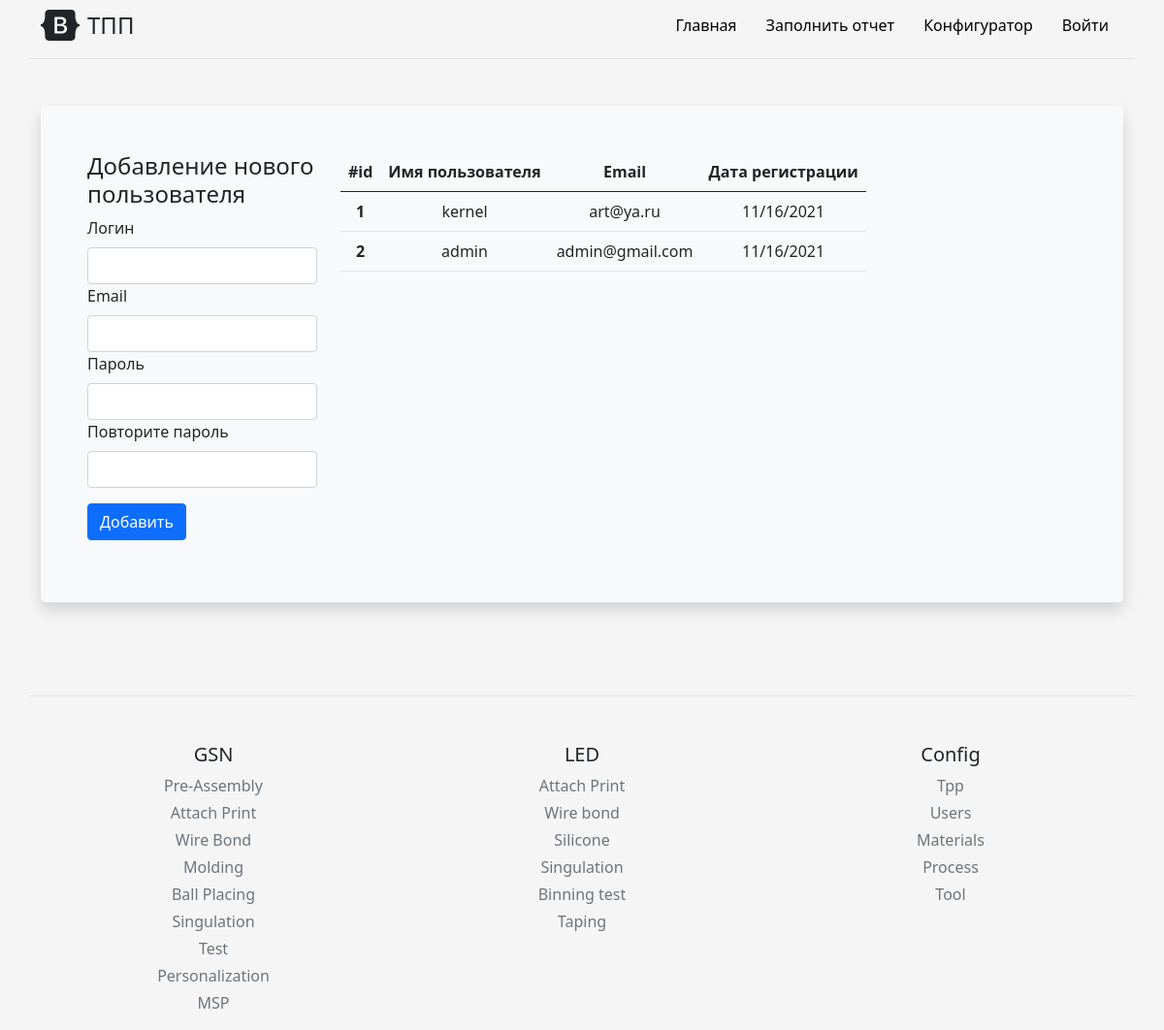
Page /config_user on the earlier database version.
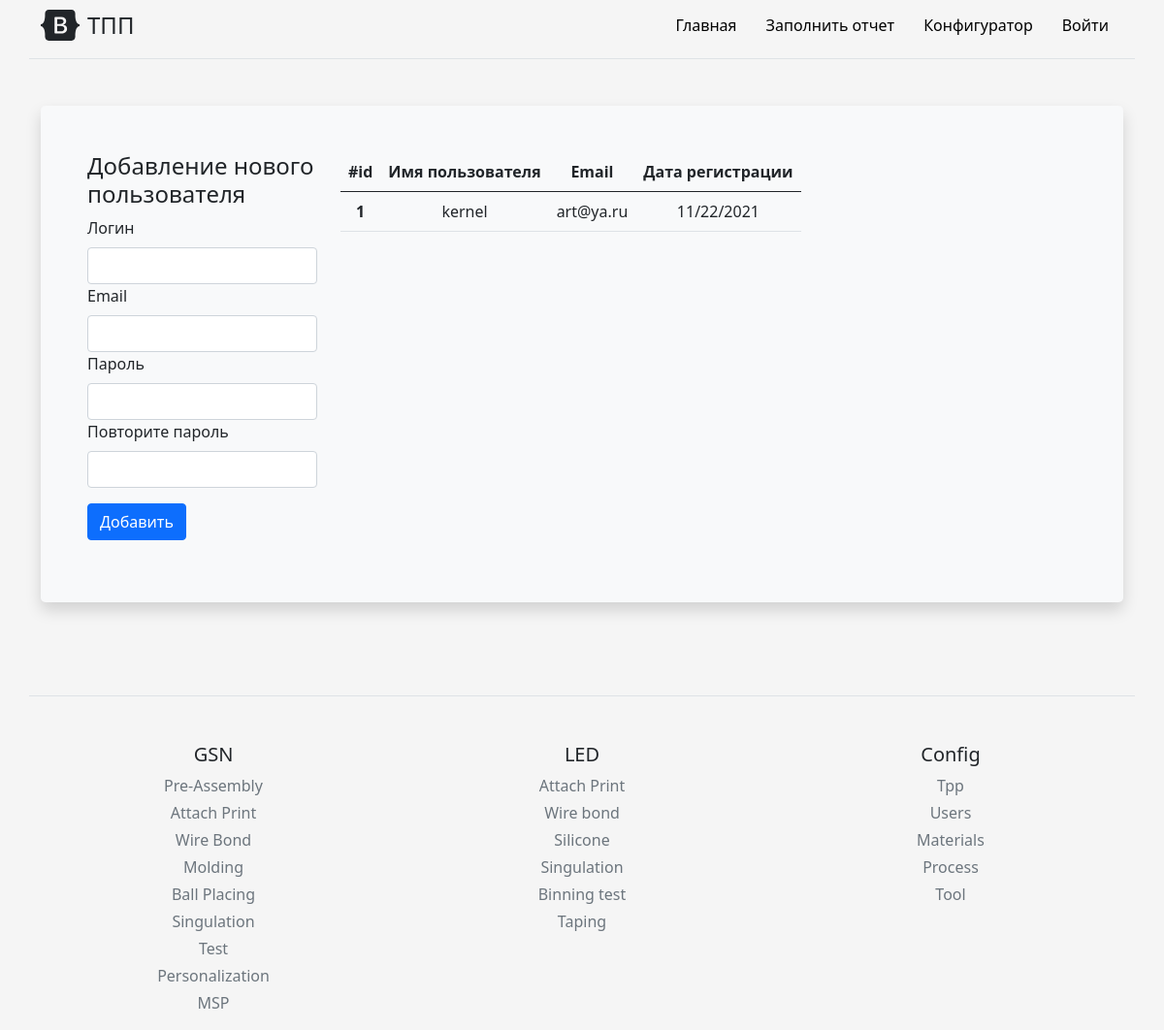
Same page on the later database version.
### models.py (models this page shows, shortened)
class User(UserMixin, db.Model):
    id = db.Column(db.Integer, primary_key=True)
    login = db.Column(db.String(64), index=True, unique=True)
    email = db.Column(db.String(64), index=True, unique=True)
    password_hash = db.Column(db.String(120), index=True, unique=True)
    time = db.Column(db.DateTime, index=True, default=datetime.utcnow)
    tpp = db.relationship('Tpp', backref='author', lazy='dynamic')

### routes.py (the view, shortened to what this page needs)
@app_routes.route('/config_user', methods=["POST", "GET"])
def config_user():
    from main import db
    from models import User
    users = db.session.query(User).all()
    return render_template('config_folder/config_user.html', users=users)

### templates/config_folder/config_user.html (shortened to what this page needs)
{% extends 'base.html' %}
{% block body %}
<div class="container py-4">
    <div class="p-5 mb-4 bg-light rounded-3 shadow">
        <div class="row align-items-md-stretch">
            <form class="col-md-3" method="post">
                <h4>Добавление нового пользователя</h4>
                <div class="col-sm-12">
                    <label for="user_login" class="form-label">Логин</label>
                    <input type="text" class="form-control" name="user_login" id="user_login" required>
                </div>
                <div class="col-sm-12">
                    <label for="user_email" class="form-label">Email</label>
                    <input type="text" class="form-control" name="user_email" id="user_email" required>
                </div>
                <div class="col-sm-12">
                    <label for="user_pass" class="form-label">Пароль</label>
                    <input type="text" class="form-control" name="user_pass" id="user_pass" required>
                </div>
                <div class="col-sm-12">
                    <label for="user_pass2" class="form-label">Повторите пароль</label>
                    <input type="text" class="form-control" name="user_pass2" id="user_pass2" required>
                </div>
                <div class="py-3">
                    <button class="btn btn-m btn-primary btn-block" type="submit" name="btn" value="add"> Добавить </button>
                </div>
            </form>
            <div class="col-md-9">
                <table class="table table-hover">
                    <thead>
                        <tr>
                        <th scope="col">#id</th>
                        <th scope="col">Имя пользователя</th>
                        <th scope="col">Email</th>
                        <th scope="col">Дата регистрации</th>
                        </tr>
                    </thead>
                    <tbody method="post" >
                        {% for item in users %}
                        <tr>
                        <th scope="row" name="up_table_id">{{item.id}}</th>
                        <td name="up_table_prod_name">{{item.login}}</td>
                        <td name="up_table_prod_name">{{item.email}}</td>
                        <td name="up_table_number">{{item.time.strftime("%m/%d/%Y")}}</td>
                        </tr>
                        {% endfor %}
                    </tbody>
                </table>
            </div>
         </div>
    </div>
</div>
{% endblock %}

### templates/base.html (shortened to what this page needs)
<!DOCTYPE html>
<html lang="en">
  <head>
    <link rel="stylesheet" href="https://cdn.jsdelivr.net/npm/bootstrap@5.1.0/dist/css/bootstrap.min.css">
    <link rel="stylesheet" href="{{ url_for('static', filename='css/main.css') }}">
  </head>
<body>
  <div class="py-2 container d-flex flex-column flex-md-row align-items-center pb-3 mb-4 border-bottom">
      <a href="/" class="d-flex align-items-center text-dark text-decoration-none">
        <span class="fs-4">ТПП</span>
      </a>
      <nav class="d-inline-flex mt-2 mt-md-0 ms-md-auto">
        <a class="nav__link" href="/">Главная</a>
        <a class="nav__link" href="/form">Заполнить отчет</a>
        <a class="nav__link" href="/config_tpp">Конфигуратор</a>
        {% if current_user.is_anonymous %}
        <a class="nav__link" href="/login">Войти</a>
        {% else %}
        <a class="nav__link" href="/logout">Выйти</a>
        {% endif %}
      </nav>
    </div>
{% block body %}{% endblock %}
</body>
<footer class="container pt-4 my-md-5 pt-md-5 border-top">
    <div class="text-center row">
      <div class="col-6 col-md">
        <h5>GSN</h5>
        <ul class="list-unstyled text-small">
          <li class="mb-1"><a class="link-secondary text-decoration-none" href="#">Pre-Assembly</a></li>
          <li class="mb-1"><a class="link-secondary text-decoration-none" href="#">Attach Print</a></li>
          <li class="mb-1"><a class="link-secondary text-decoration-none" href="#">Wire Bond</a></li>
          <li class="mb-1"><a class="link-secondary text-decoration-none" href="#">Molding</a></li>
          <li class="mb-1"><a class="link-secondary text-decoration-none" href="#">Ball Placing</a></li>
          <li class="mb-1"><a class="link-secondary text-decoration-none" href="#">Singulation</a></li>
          <li class="mb-1"><a class="link-secondary text-decoration-none" href="#">Test</a></li>
          <li class="mb-1"><a class="link-secondary text-decoration-none" href="#">Personalization</a></li>
          <li class="mb-1"><a class="link-secondary text-decoration-none" href="#">MSP</a></li>
        </ul>
      </div>
      <div class="col-6 col-md">
        <h5>LED</h5>
        <ul class="list-unstyled text-small">
          <li class="mb-1"><a class="link-secondary text-decoration-none" href="#">Attach Print </a></li>
          <li class="mb-1"><a class="link-secondary text-decoration-none" href="#">Wire bond</a></li>
          <li class="mb-1"><a class="link-secondary text-decoration-none" href="#">Silicone</a></li>
          <li class="mb-1"><a class="link-secondary text-decoration-none" href="#">Singulation</a></li>
          <li class="mb-1"><a class="link-secondary text-decoration-none" href="#">Binning test</a></li>
          <li class="mb-1"><a class="link-secondary text-decoration-none" href="#">Taping</a></li>
        </ul>
      </div>
      <div class="col-6 col-md">
        <h5>Config</h5>
        <ul class="list-unstyled text-small">
          <li class="mb-1"><a class="link-secondary text-decoration-none" href="/config_tpp">Tpp</a></li>
          <li class="mb-1"><a class="link-secondary text-decoration-none" href="/config_user">Users</a></li>
          <li class="mb-1"><a class="link-secondary text-decoration-none" href="/add_materials">Materials</a></li>
          <li class="mb-1"><a class="link-secondary text-decoration-none" href="/add_process">Process</a></li>
          <li class="mb-1"><a class="link-secondary text-decoration-none" href="/add_tool">Tool</a></li>
        </ul>
      </div>
    </div>
</footer>
</html>

### static/css/main.css (style rules this page uses)
html, body { height: 100%; background-color: #f5f5f5; }
.shadow { background: #ffcc00; box-shadow: 0 0 10px rgba(0,0,0,0.5); padding: 10px; }
.table { display: block; border-collapse: collapse; width: 100%; overflow: auto; }
th, td { text-align: center; padding: 8px; }
.nav__link { display: inline-block; vertical-align: top; margin: 0 15px; position: relative; color: rgb(0, 0, 0); text-decoration: none; transition: color .1s linear; }
.nav__link:after { content: ""; display: block; width: 100%; height: 3px; opacity: 0; background-color: #656872; position: absolute; top: 100%; left: 0; z-index: 1; transition: opacity .1s linear; }

Differences in the rows shown:
removed User: id "2", login "admin", email "admin@gmail.com", time "11/16/2021"
changed User "kernel": time "11/16/2021" → "11/22/2021"
